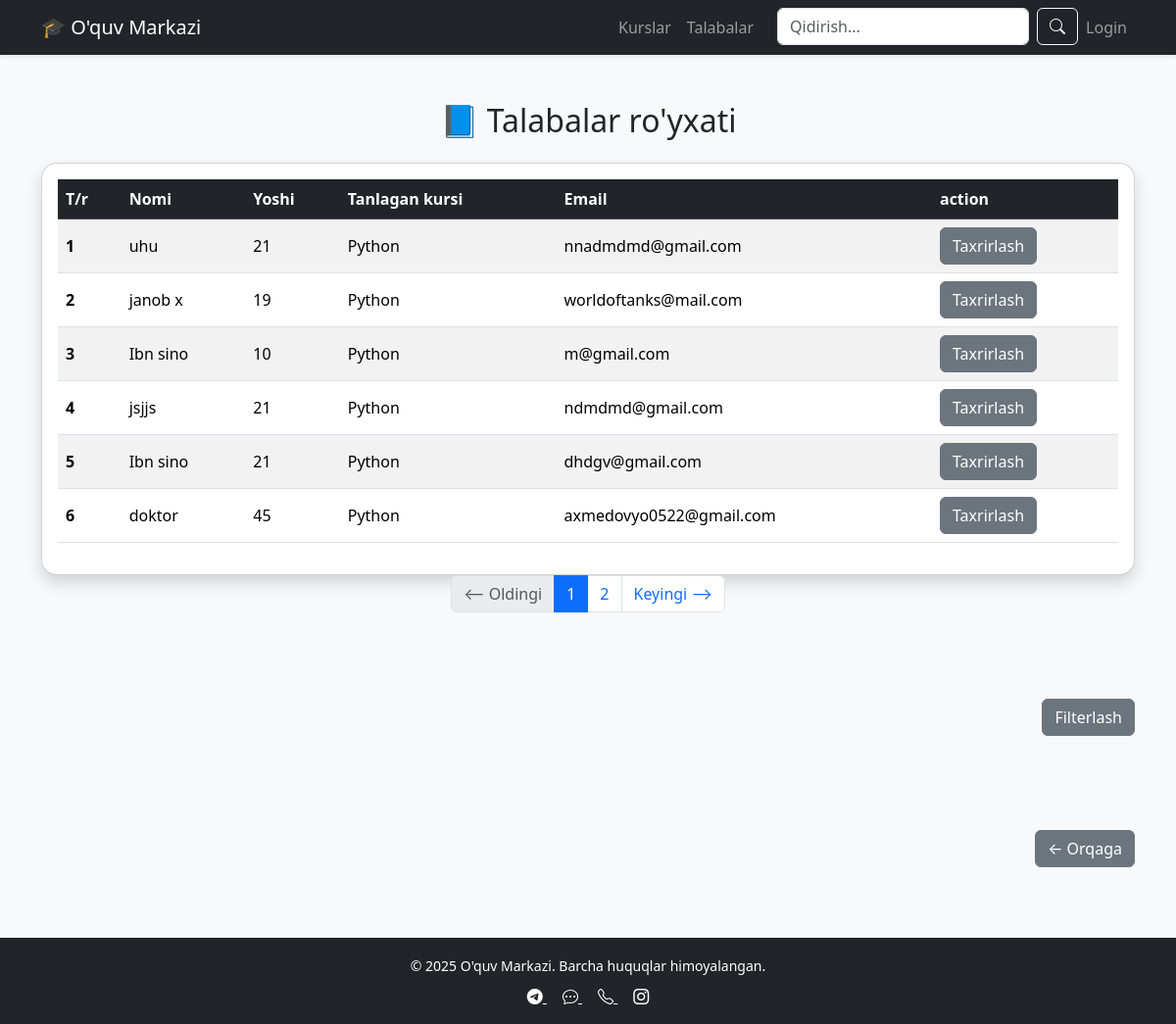
/new/student/list/, run on an earlier commit of the app's database.
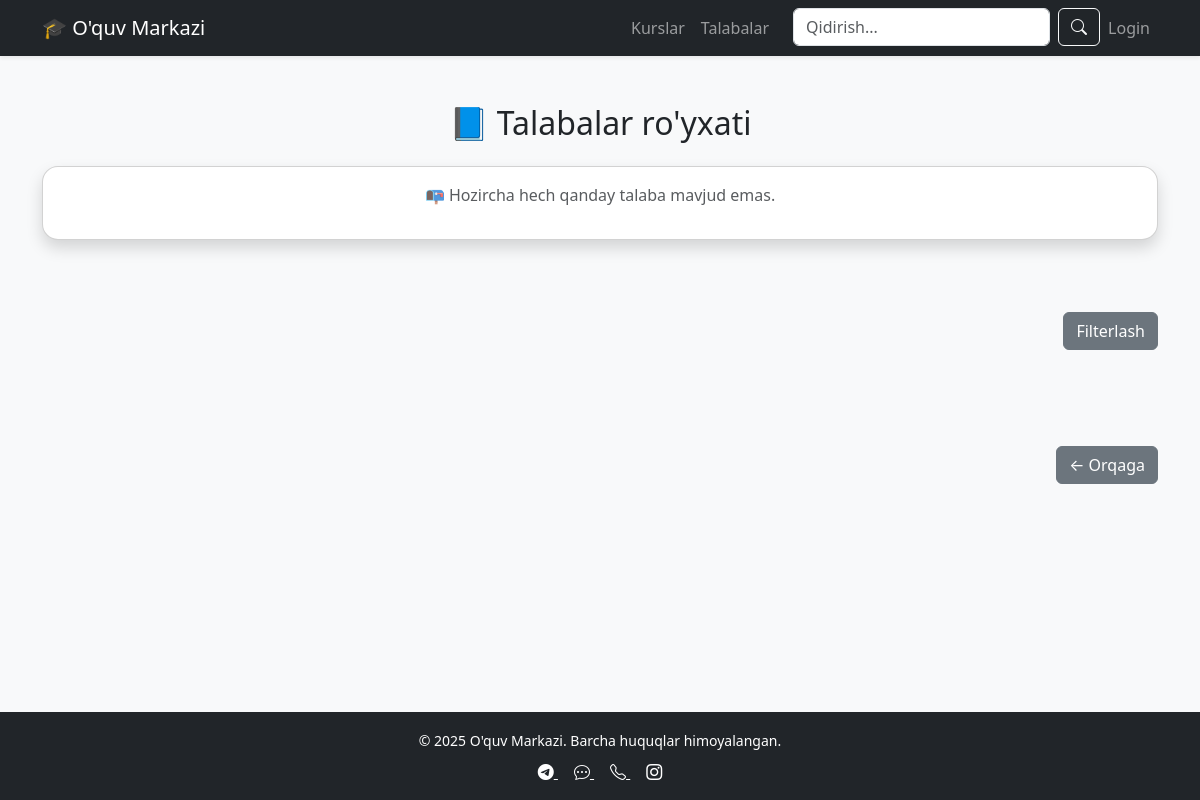
And on a later commit of the database.
### new/models.py (models this page shows, shortened)
class Student(models.Model):
    full_name = models.CharField(max_length=100)
    age = models.IntegerField()
    course_name = models.ForeignKey(Course, models.PROTECT)
    email = models.EmailField(unique=True)
    image = models.ImageField(blank=True,null=True, upload_to='images/')
    file = models.FileField(blank=True,null=True, upload_to='images/')
    registration_date = models.DateTimeField(auto_now_add=True)
    is_active = models.BooleanField(default=True)

class Course(models.Model):
    name = models.CharField(max_length=100)
    description = models.TextField()
    start_date = models.DateField()
    def __str__(self):
        return self.name

### new/views.py (the view)
# urls.py: path('student/list/', student_list, name='student-list'),
def student_list(request):
    students = Student.objects.all().order_by('-registration_date')
    q = request.GET.get('q') or ''
    if q:
        students = students.filter(Q(full_name__icontains=q) | Q(email__icontains=q))
    paginator = Paginator(students, 6)
    page_number = request.GET.get('page')
    page_obj = paginator.get_page(page_number)
    return render(request, 'student_list.html', {
        'page_obj': page_obj,
        'q': q,
        'is_paginated': page_obj.has_other_pages()
    })

### templates/student_list.html (shortened to what this page needs)
{% extends 'base.html' %}
{% block content %}
<html lang="en">
<head>
    <link href="https://cdn.jsdelivr.net/npm/bootstrap@5.3.3/dist/css/bootstrap.min.css" rel="stylesheet">
</head>
<body class="bg-light">
<div class="container py-5">
    <h2 class="text-center mb-4">📘 Talabalar ro'yxati</h2>
    <div class="card shadow rounded-4">
        <div class="card-body">
            {% if page_obj %}
            <div class="table-responsive">
                <table class="table table-striped table-hover align-middle">
                    <thead class="table-dark">
                        <tr>
                            <th scope="col">T/r</th>
                            <th scope="col">Nomi</th>
                            <th scope="col">Yoshi</th>
                            <th scope="col">Tanlagan kursi</th>
                            <th scope="col">Email</th>
                            <th scope="col">action</th>
                        </tr>
                    </thead>
                    <tbody>
                        {% for student in page_obj %}
                        <tr>
                            <th scope="row">{{ forloop.counter|add:page_obj.start_index|add:-1 }}</th>
                            <td>{{ student.full_name }}</td>
                            <td>{{ student.age }}</td>
                            <td>{{ student.course_name }}</td>
                            <td>{{ student.email }}</td>
                            <td><a href="{% url 'student-detail' student.id %}" class="btn btn-secondary">Taxrirlash</a></td>
                        </tr>
                        {% endfor %}
                    </tbody>
                </table>
            </div>
            {% else %}
            <p class="text-center text-muted">📭 Hozircha hech qanday talaba mavjud emas.</p>
            {% endif %}
        </div>
    </div>
    <nav aria-label="Page navigation">
        {% if is_paginated %}
        <ul class="pagination justify-content-center">
            {% if page_obj.has_previous %}
            <li class="page-item">
                <a class="page-link" href="?page={{ page_obj.previous_page_number }}{% if q %}&q={{ q }}{% endif %}">⟵ Oldingi</a>
            </li>
            {% else %}
            <li class="page-item disabled"><span class="page-link">⟵ Oldingi</span></li>
            {% endif %}
            {% for num in page_obj.paginator.page_range %}
                {% if page_obj.number == num %}
                <li class="page-item active"><span class="page-link">{{ num }}</span></li>
                {% elif num > page_obj.number|add:'-3' and num < page_obj.number|add:'3' %}
                <li class="page-item"><a class="page-link" href="?page={{ num }}{% if q %}&q={{ q }}{% endif %}">{{ num }}</a></li>
                {% endif %}
            {% endfor %}
            {% if page_obj.has_next %}
            <li class="page-item">
                <a class="page-link" href="?page={{ page_obj.next_page_number }}{% if q %}&q={{ q }}{% endif %}">Keyingi ⟶</a>
            </li>
            {% else %}
            <li class="page-item disabled"><span class="page-link">Keyingi ⟶</span></li>
            {% endif %}
        </ul>
        {% endif %}
    </nav>
    <br><br><br>
    <div class="mb-4 text-end">
        <a href="{% url 'filter' %}" class="btn btn-secondary">Filterlash</a>
    </div>
    <br><br><br>
    <div class="mb-4 text-end">
        <a href="{% url 'course-list' %}" class="btn btn-secondary">← Orqaga</a>
    </div>
</div>
</body>
</html>
{% endblock %}

### templates/base.html (shortened to what this page needs)
<!DOCTYPE html>
<html lang="en">
<head>
    <link href="https://cdn.jsdelivr.net/npm/bootstrap@5.3.3/dist/css/bootstrap.min.css" rel="stylesheet">
    <link href="https://cdn.jsdelivr.net/npm/bootstrap-icons@1.10.5/font/bootstrap-icons.css" rel="stylesheet">
</head>
<body class="bg-light d-flex flex-column min-vh-100">
    <nav class="navbar navbar-expand-lg navbar-dark bg-dark shadow-sm">
        <div class="container">
            <a class="navbar-brand" href="{% url 'course-list' %}">🎓 O'quv Markazi</a>
            <div class="collapse navbar-collapse" id="navbarNav">
                <ul class="navbar-nav ms-auto">
                    <li class="nav-item">
                        <a class="nav-link" href="{% url 'course-list' %}">Kurslar</a>
                    </li>
                    <li class="nav-item">
                        <a class="nav-link" href="{% url 'student-list' %}">Talabalar</a>
                    </li>
                   <li> <form class="d-flex ms-3" method="get" action="#" name="q">
                <input class="form-control me-2" type="search" name="q" placeholder="Qidirish..." aria-label="Qidirish">
                <button class="btn btn-outline-light" type="submit"><i class="bi bi-search"></i></button>
            </form>
</li>
             {% if user.is_authenticated %}
        <li class="nav-item">
          <a class="nav-link" style="align-items: start" href="#"> {{ user.username }}</a>
        </li>
        <li class="nav-item">
          <a class="nav-link" href="{% url 'logout' %}">Logout</a>
        </li>
        {% else %}
        <li class="nav-item">
          <a class="nav-link" href="{% url 'login' %}">Login</a>
        </li>
        {% endif %}
                </ul>
            </div>
        </div>
    </nav>
    <main class="flex-grow-1">
        {% block content %}{% endblock %}
    </main>
    <footer class="bg-dark text-white text-center py-3 mt-auto">
        <div class="container">
            <small>&copy; 2025 O'quv Markazi. Barcha huquqlar himoyalangan.</small>
            <div class="mt-2">
                <a href="https://t.me/Yoqub_Akhmedov" class="text-white mx-2" target="_blank">
                    <i class="bi bi-telegram"></i>
                </a>
                <a href="sms:+998943210522" class="text-white mx-2">
                    <i class="bi bi-chat-dots"></i>
                </a>
                <a href="tel:+998943210522" class="text-white mx-2">
                    <i class="bi bi-telephone"></i>
                </a>
                <a href="https://www.instagram.com/akhmedov_yoqub?igsh=MTI5dzNwMzFyZDRuaA==" class="text-white mx-2" target="_blank">
                    <i class="bi bi-instagram"></i>
                </a>
            </div>
        </div>
    </footer>
</body>
</html>

What changed in the data, as far as the page shows it:
removed Student: full_name "uhu", age "21", course_name "Python", email "nnadmdmd@gmail.com"
removed Student: full_name "janob x", age "19", course_name "Python", email "worldoftanks@mail.com"
removed Student: full_name "Ibn sino", age "10", course_name "Python", email "m@gmail.com"
removed Student: full_name "jsjjs", age "21", course_name "Python", email "ndmdmd@gmail.com"
removed Student: full_name "Ibn sino", age "21", course_name "Python", email "dhdgv@gmail.com"
removed Student: full_name "doktor", age "45", course_name "Python", email "axmedovyo0522@gmail.com"
Also different on the page:
text no longer shown: "T/r Nomi Yoshi Tanlagan kursi Email action ⟵ Oldingi Keyingi ⟶"
text now shown: "📭 Hozircha hech qanday talaba mavjud emas."
list line gone: "1"
list line gone: "2"
